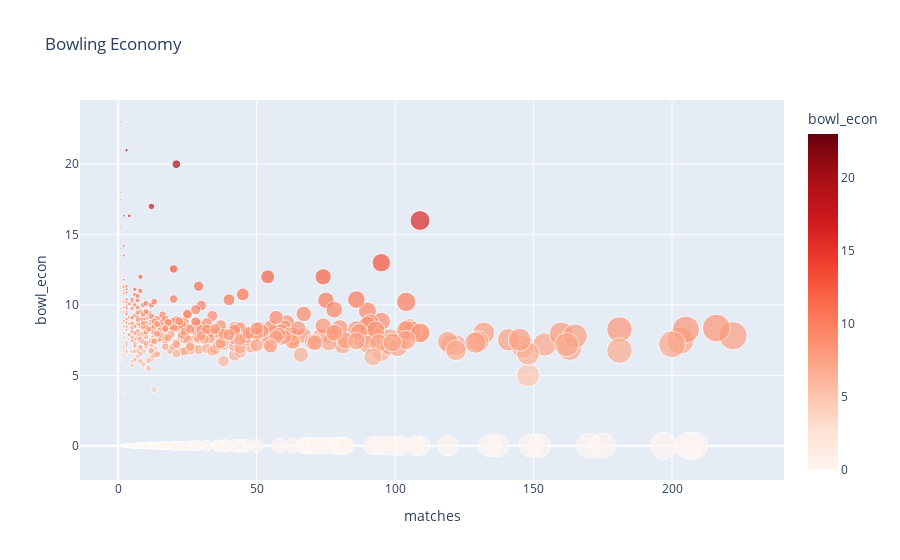

The notebook cell saved with this chart:
### Code cell
# Make a scatter plot to view the players' bowling economies.
fig = px.scatter(final_df, x='matches', y='bowl_econ', color='bowl_econ',
                 size='matches', hover_name=final_df.index, title='Bowling Economy')
fig.update_layout(coloraxis=dict(colorscale='reds'))

fig.show()

### Figure 1 — Plotly figure (JSON) as saved in the notebook; plotly's stock layout.template omitted (floating-point values rounded to 4 significant figures; data arrays with more than 128 entries replaced by an {"elided": "..."} marker saying what was removed)
{"data": [{"hovertemplate": "<b>%{hovertext}</b><br><br>matches=%{marker.size}<br>bowl_econ=%{marker.color}<extra></extra>", "hovertext": {"elided": "656 str values"}, "legendgroup": "", "marker": {"color": {"elided": "656 float values"}, "coloraxis": "coloraxis", "size": {"elided": "656 int values"}, "sizemode": "area", "sizeref": 0.555, "symbol": "circle"}, "mode": "markers", "name": "", "orientation": "v", "showlegend": false, "type": "scatter", "x": {"elided": "656 int values"}, "xaxis": "x", "y": {"elided": "656 float values"}, "yaxis": "y"}], "layout": {"coloraxis": {"colorbar": {"title": {"text": "bowl_econ"}}, "colorscale": [[0, "rgb(255,245,240)"], [0.125, "rgb(254,224,210)"], [0.25, "rgb(252,187,161)"], [0.375, "rgb(252,146,114)"], [0.5, "rgb(251,106,74)"], [0.625, "rgb(239,59,44)"], [0.75, "rgb(203,24,29)"], [0.875, "rgb(165,15,21)"], [1, "rgb(103,0,13)"]]}, "legend": {"itemsizing": "constant", "tracegroupgap": 0}, "title": {"text": "Bowling Economy"}, "xaxis": {"anchor": "y", "domain": [0, 1], "title": {"text": "matches"}}, "yaxis": {"anchor": "x", "domain": [0, 1], "title": {"text": "bowl_econ"}}}}
